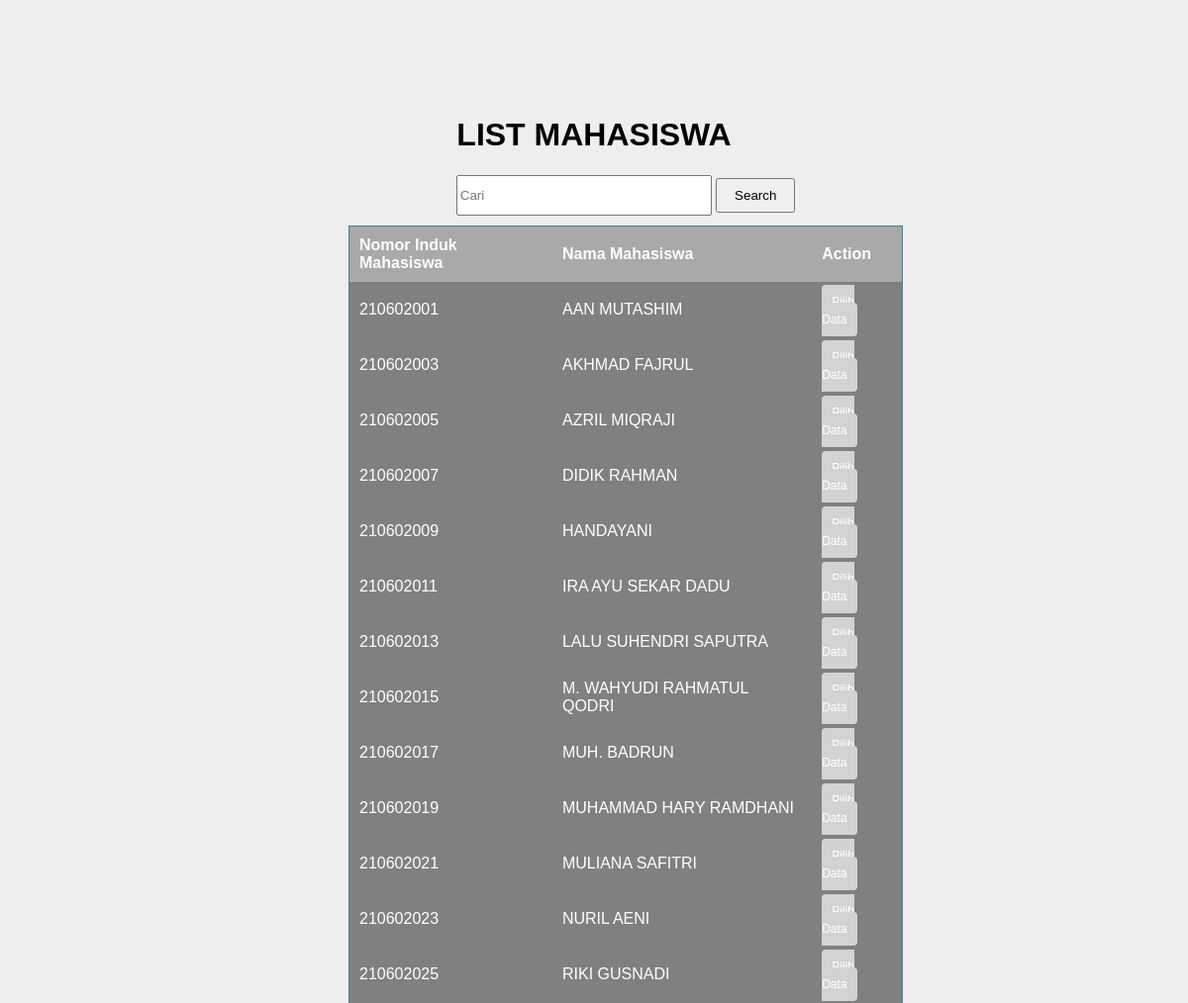
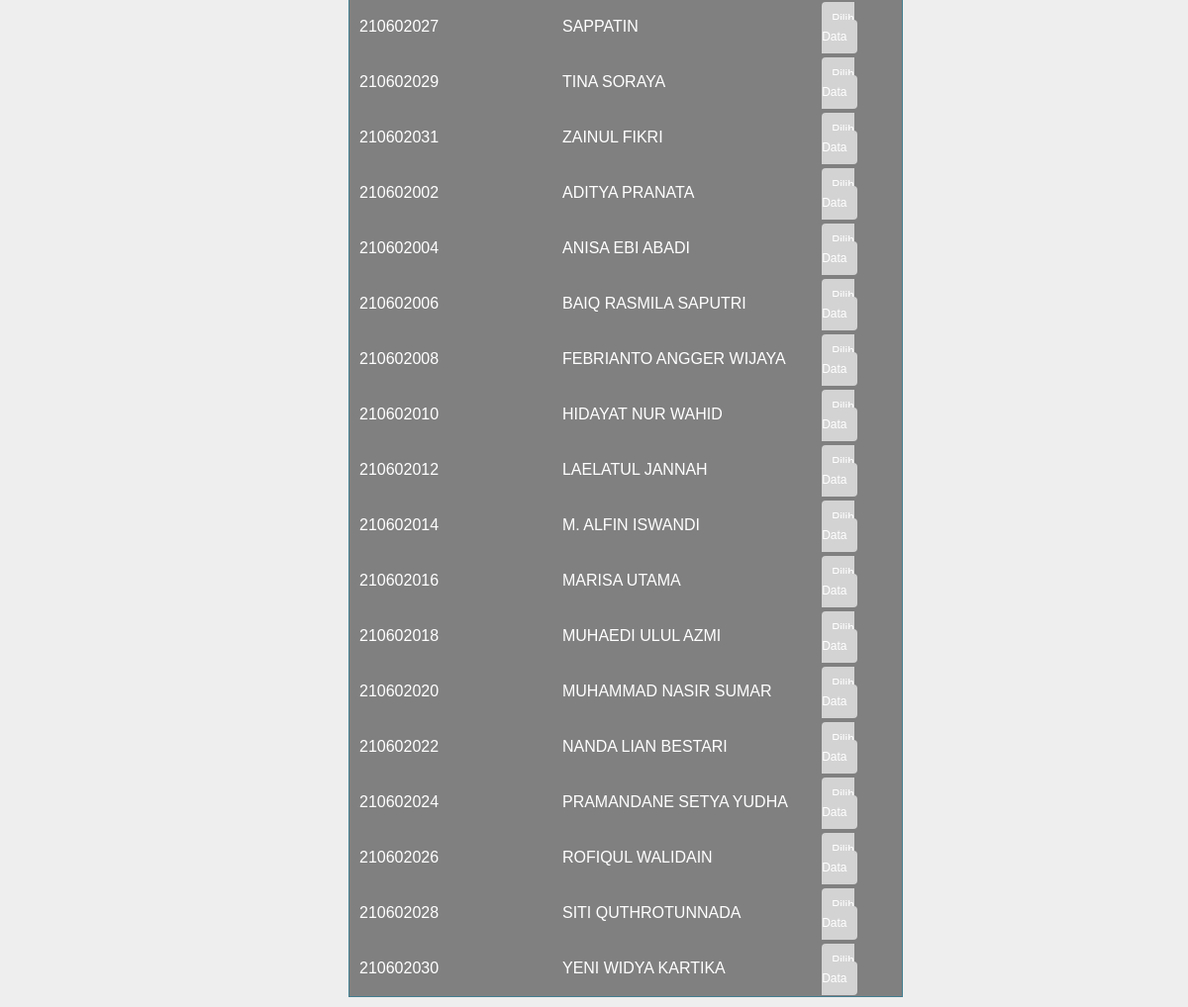
Page /khs/view_tambah.php on the committed database (2 pictures, top to bottom).
### tables this page shows
CREATE TABLE `mahasiswa` (
  `nim` varchar(11) NOT NULL,
  `nama_mhs` varchar(100) NOT NULL,
  `tgl_lahir` date NOT NULL,
  `alamat` varchar(255) NOT NULL,
  `no_telp` char(13) NOT NULL,
  `foto` varchar(255) NOT NULL
);

### khs/function.php (called while the page is built, shortened)
<?php
  $con = mysqli_connect("localhost", "root", "", "kuliah");
  function query($query){
    global $con;
    $result = mysqli_query($con, $query);
    $rows = [];
    while ($row = mysqli_fetch_assoc($result)) {
      $rows[] = $row;
    }
    return $rows;
  }
?>

### khs/view_tambah.php (the view, shortened to what this page needs)
<?php
  require 'function.php';
  $khs = query("SELECT * FROM mahasiswa");
?>
<!DOCTYPE html>
<html>
  <head>
  </head>
  <body>
    <h1>List Mahasiswa</h1>
    <div id="table">
    <form action="" method="POST">
      <center>
      <input type="text" name="keyword" autofocus placeholder="Cari" autocomplete="off">
      <button type="submit" name="cari1">Search</button>
    </form>
    <table>
      <thead>
        <tr>
          <th>Nomor Induk Mahasiswa</th>
          <th>Nama Mahasiswa</th>
          <th>Action</th>
        </tr>
      </thead>
      <tbody>
        <?php
         foreach ($khs as $row):?>
          <tr>
          <td><?php echo $row['nim']; ?></td>
           <td><?php echo $row['nama_mhs']; ?></td>
          <td><a href="tambah.php?id=<?php echo $row['nim']; ?>">Pilih Data</a>
                <?php endforeach ; ?>
      </tbody>
    </table>
    </div>
  </body>
</html>
</body>
</html>

### khs/view_tambah.php (style rules this page uses)
* { font-family: helvetica; }
body { background-color: #eee; animation: fadeInAnimation ease 2s; animation-fill-mode: forwards; animation-iteration-count: 1; }
#table { margin-top: ; }
h1 { text-align: center; margin-top: 10%; text-transform: uppercase; color: black; transition: 6px; }
table { border: solid 1px rgba(68, 127, 145, 1); border-collapse: collapse; border-spacing: 0; width: 50%; margin: 10px auto 10px auto; }
table thead th { background-color: darkgrey; color: white; padding: 10px; text-align: left; text-decoration: none; position: relative; }
table tbody td { border-radius: px; margin-bottom: 20px; background-color: grey; color: white; padding: 10px; }
a { border-radius: 4px; background-color: lightgray; color: white; padding: 10px; text-decoration: none; font-size: 12px; }
form { margin-left: 64px; }
form input { height: 35px; width: 250px; }
form button { height: 35px; width: 80px; text-decoration: none; }

### rows in the picture
mahasiswa: nim "210602001", nama_mhs "AAN MUTASHIM"
mahasiswa: nim "210602003", nama_mhs "AKHMAD FAJRUL"
mahasiswa: nim "210602005", nama_mhs "AZRIL MIQRAJI"
mahasiswa: nim "210602007", nama_mhs "DIDIK RAHMAN"
mahasiswa: nim "210602009", nama_mhs "HANDAYANI"
mahasiswa: nim "210602011", nama_mhs "IRA AYU SEKAR DADU"
mahasiswa: nim "210602013", nama_mhs "LALU SUHENDRI SAPUTRA"
mahasiswa: nim "210602015", nama_mhs "M. WAHYUDI RAHMATUL QODRI"
mahasiswa: nim "210602017", nama_mhs "MUH. BADRUN"
mahasiswa: nim "210602019", nama_mhs "MUHAMMAD HARY RAMDHANI"
mahasiswa: nim "210602021", nama_mhs "MULIANA SAFITRI"
mahasiswa: nim "210602023", nama_mhs "NURIL AENI"
mahasiswa: nim "210602025", nama_mhs "RIKI GUSNADI"
mahasiswa: nim "210602027", nama_mhs "SAPPATIN"
mahasiswa: nim "210602029", nama_mhs "TINA SORAYA"
mahasiswa: nim "210602031", nama_mhs "ZAINUL FIKRI"
mahasiswa: nim "210602002", nama_mhs "ADITYA PRANATA"
mahasiswa: nim "210602004", nama_mhs "ANISA EBI ABADI"
mahasiswa: nim "210602006", nama_mhs "BAIQ RASMILA SAPUTRI"
mahasiswa: nim "210602008", nama_mhs "FEBRIANTO ANGGER WIJAYA"
mahasiswa: nim "210602010", nama_mhs "HIDAYAT NUR WAHID"
mahasiswa: nim "210602012", nama_mhs "LAELATUL JANNAH"
mahasiswa: nim "210602014", nama_mhs "M. ALFIN ISWANDI"
mahasiswa: nim "210602016", nama_mhs "MARISA UTAMA"
mahasiswa: nim "210602018", nama_mhs "MUHAEDI ULUL AZMI"
mahasiswa: nim "210602020", nama_mhs "MUHAMMAD NASIR SUMAR"
mahasiswa: nim "210602022", nama_mhs "NANDA LIAN BESTARI"
mahasiswa: nim "210602024", nama_mhs "PRAMANDANE SETYA YUDHA"
mahasiswa: nim "210602026", nama_mhs "ROFIQUL WALIDAIN"
mahasiswa: nim "210602028", nama_mhs "SITI QUTHROTUNNADA"
mahasiswa: nim "210602030", nama_mhs "YENI WIDYA KARTIKA"
